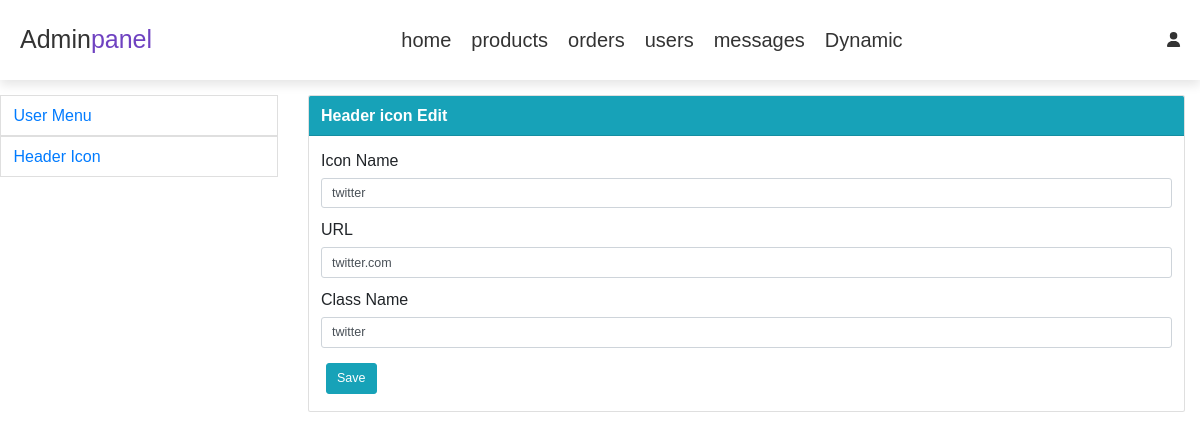
The app's page /admin_page_dynamic_icon_edit.php?id=1 (signed in) with its own data.
### tables this page shows
CREATE TABLE `header_icon` (
  `id` int(20) NOT NULL,
  `icon_name` varchar(30) NOT NULL,
  `icon_url` varchar(200) NOT NULL,
  `class_name` varchar(30) NOT NULL
);

### admin_page_dynamic_icon_edit.php (the view, shortened to what this page needs)
<?php
include 'admin_header.php';
include 'admin_left_side.php';
$id = $_GET['id'];
$select_data = mysqli_query($conn, "SELECT * FROM `header_icon` WHERE `id`= '$id' ") or die('query failed');
if(mysqli_num_rows($select_data) > 0){
	$data = mysqli_fetch_row($select_data);
}
?>
  <div class="col-sm-9">
  	<div class="card mr-4">
	  <div class="card-header bg-info text-white font-weight-bold">Header icon Edit</div>
	  <div class="card-body">
	  	<form action="admin_page_dynamic_icon.php" method="post">
			  <div class="form-group">
			    <label for="exampleFormControlInput1">Icon Name</label>
			    <input type="text" name="icon_name" class="form-control form-control-lg" value="<?= $data[1] ?>">
			  </div>
			  <div class="form-group">
			    <label for="exampleFormControlInput1">URL</label>
			    <input type="text" name="icon_url" class="form-control form-control-lg" value="<?= $data[2] ?>">
			  </div>
			  <div class="form-group">
			    <label for="exampleFormControlInput1">Class Name</label>
			    <input type="text" name="class_name" class="form-control form-control-lg" value="<?= $data[3] ?>">
			  </div>
			  <input type="submit" class="btn btn-lg btn-info m-2" value="Save" name="icon_edit">
			</form>
	  </div>
	</div>
  </div>
</div>
<?php include 'admin_footer.php';?>

### css/admin_style.css (style rules this page uses)
:root { --purple: #8e44ad; --red: #c0392b; --orange: #f39c12; --black:#333; --white:#fff; --light-color: #666; --light-white: #ccc; --light-bg: #f5f5f5; --border: .1rem solid var(--black); --box-shadow: 0 .5rem 1rem rgba(0,0,0,.1); }
* { font-family: 'Rubik', sans-serif; margin: 0; padding: 0; box-sizing: border-box; outline: none; border: none; text-decoration: none; transition: all .2s linear; }
body { background-color: var(--light-bg); }
html { font-size: 62.5%; overflow-x: hidden; }
.btn, .option-btn, .delete-btn, .white-btn { display: inline-block; margin-top: 1rem; padding: 1rem 3rem; cursor: pointer; color: var(--white); font-size: 1.8rem; border-radius: .5rem; text-transform: capitalize; }
.white-btn, .btn { background-color: var(--purple); }

### records on screen
header_icon: icon_name "twitter", icon_url "twitter.com", class_name "twitter"
